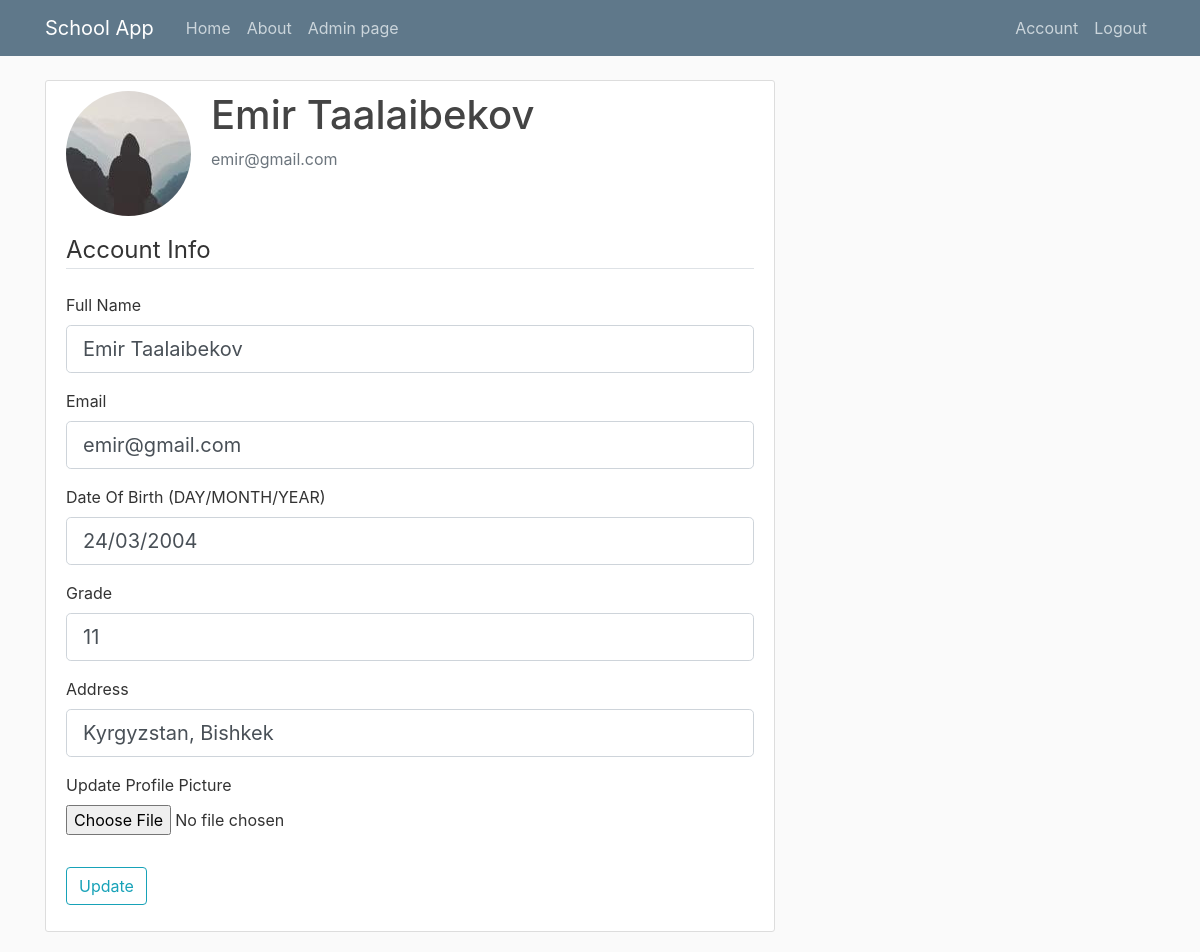
Page /account (signed in) on the committed database.
### schoolapp/models.py (models this page shows, shortened)
class User(db.Model, UserMixin):
    id = db.Column(db.Integer, primary_key=True)
    email = db.Column(db.String(120), unique=True, nullable=False)
    password = db.Column(db.String(60), nullable=False)
    full_name = db.Column(db.String(100), unique=True, nullable=False)
    date_of_birth = db.Column(db.String, nullable=False)
    grade = db.Column(db.Integer, nullable=False)
    address = db.Column(db.String(100), nullable=False)
    image_file = db.Column(db.String(20), nullable=False, default='default.jpg')

### schoolapp/routes.py (the view)
@app.route("/account", methods=['GET', 'POST'])
@login_required
def account():
    form = UpdateAccountForm()
    if form.validate_on_submit():
        if form.picture.data:
            picture_file = save_picture(form.picture.data)
            current_user.image_file = picture_file
        current_user.full_name = form.full_name.data
        current_user.email = form.email.data
        current_user.date_of_birth = form.date_of_birth.data
        current_user.grade = form.grade.data
        current_user.address = form.address.data
        db.session.commit()
        flash('Your account has been updated!', 'success')
        return redirect(url_for('account'))
    elif request.method == 'GET':
        form.full_name.data = current_user.full_name
        form.email.data = current_user.email
        form.date_of_birth.data = current_user.date_of_birth
        form.grade.data = current_user.grade
        form.address.data = current_user.address
    image_file = url_for('static', filename='profile_pics/' + current_user.image_file)
    return render_template('account.html', title='Account',
                           image_file=image_file, form=form)

### schoolapp/forms.py (shortened to what this page needs)
class UpdateAccountForm(FlaskForm):
    full_name = StringField('Full Name', validators=[DataRequired(), Length(min=2, max=100)])
    email = StringField('Email', validators=[DataRequired(), Email()])
    grade = IntegerField("Grade", validators=[DataRequired()])
    date_of_birth = StringField("Date Of Birth", validators=[DataRequired()])
    address = StringField("Address", validators=[DataRequired()])
    picture = FileField("Update Profile Picture", validators=[FileAllowed(["jpg", "png"])])
    submit = SubmitField('Update')

### schoolapp/models.py (called while the page is built)
@login_manager.user_loader
def load_user(user_id):
    return User.query.get(int(user_id))

### schoolapp/templates/account.html (shortened to what this page needs)
{% extends "layout.html" %}
{% block content %}
    <div class="content-section">
        <div class="media">
            <img class="rounded-circle account-img" src="{{ image_file }}">
            <div class="media-body">
                <h2 class="account-heading">{{ current_user.full_name }}</h2>
                <p class="text-secondary">{{ current_user.email }}</p>
            </div>
        </div>
        <form method="POST" action="" enctype="multipart/form-data">
            <fieldset class="form-group">
                <legend class="border-bottom mb-4">Account Info</legend>
                <div class="form-group">
                    {{ form.full_name.label(class="form-control-label") }}
                    {% if form.full_name.errors %}
                        {{ form.full_name(class="form-control form-control-lg is-invalid") }}
                        <div class="invalid-feedback">
                            {% for error in form.full_name.errors %}
                                <span>{{ error }}</span>
                            {% endfor %}
                        </div>
                    {% else %}
                        {{ form.full_name(class="form-control form-control-lg") }}
                    {% endif %}
                </div>
                <div class="form-group">
                    {{ form.email.label(class="form-control-label") }}
                    {% if form.email.errors %}
                        {{ form.email(class="form-control form-control-lg is-invalid") }}
                        <div class="invalid-feedback">
                            {% for error in form.email.errors %}
                                <span>{{ error }}</span>
                            {% endfor %}
                        </div>
                    {% else %}
                        {{ form.email(class="form-control form-control-lg") }}
                    {% endif %}
                </div>
                <div class="form-group">
                    {{ form.date_of_birth.label(class="form-control-label") }} (DAY/MONTH/YEAR)
                    {% if form.date_of_birth.errors %}
                        {{ form.date_of_birth(class="form-control form-control-lg is-invalid") }}
                        <div class="invalid-feedback">
                            {% for error in form.date_of_birth.errors %}
                                <span>{{ error }}</span>
                            {% endfor %}
                        </div>
                    {% else %}
                        {{ form.date_of_birth(class="form-control form-control-lg") }}
                    {% endif %}
                </div>
                <div class="form-group">
                    {{ form.grade.label(class="form-control-label") }}
                    {% if form.grade.errors %}
                        {{ form.grade(class="form-control form-control-lg is-invalid") }}
                        <div class="invalid-feedback">
                            {% for error in form.grade.errors %}
                                <span>{{ error }}</span>
                            {% endfor %}
                        </div>
                    {% else %}
                        {{ form.grade(class="form-control form-control-lg") }}
                    {% endif %}
                </div>
                <div class="form-group">
                    {{ form.address.label(class="form-control-label") }}
                    {% if form.address.errors %}
                        {{ form.address(class="form-control form-control-lg is-invalid") }}
                        <div class="invalid-feedback">
                            {% for error in form.address.errors %}
                                <span>{{ error }}</span>
                            {% endfor %}
                        </div>
                    {% else %}
                        {{ form.address(class="form-control form-control-lg") }}
                    {% endif %}
                </div>
                <div class="form-group">
                    {{ form.picture.label() }}
                    {{ form.picture(class="form-control-file") }}
                </div>
            </fieldset>
            <div class="form-group">
                {{ form.submit(class="btn btn-outline-info") }}
            </div>
        </form>
    </div>
{% endblock content %}

### schoolapp/static/main.css (style rules this page uses)
body { background: #fafafa; color: #333333; margin-top: 5rem; }
h1, h2, h3, h4, h5, h6 { color: #444444; }
.content-section { background: #ffffff; padding: 10px 20px; border: 1px solid #dddddd; border-radius: 3px; margin-bottom: 20px; }
.account-img { height: 125px; width: 125px; margin-right: 20px; margin-bottom: 16px; }
.account-heading { font-size: 2.5rem; }

### rows in the picture
User: full_name "Emir Taalaibekov", email "emir@gmail.com", date_of_birth "24/03/2004", grade "11", address "Kyrgyzstan, Bishkek"
